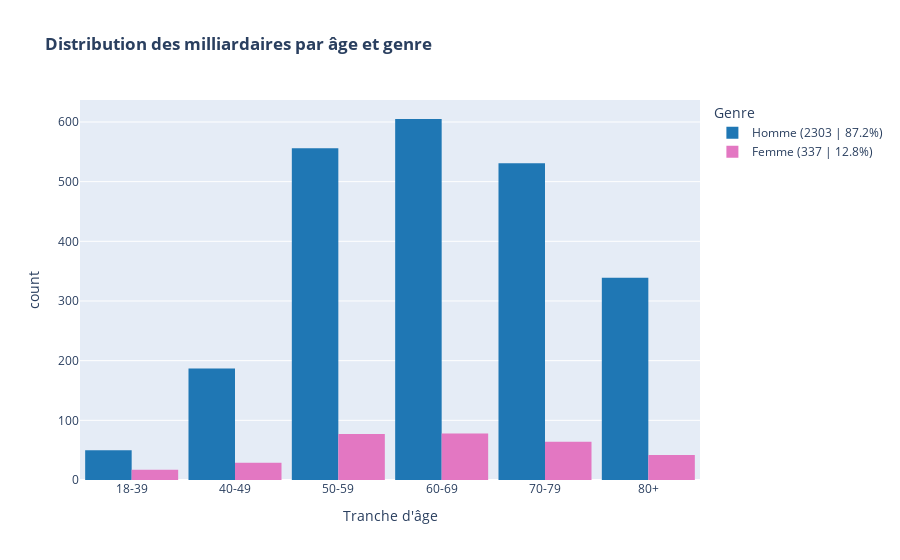

Notebook cell for this chart:
### Code cell
# Distribution des milliardaires par âge et genre

counts = df_viz['Genre'].value_counts()
total = len(df_viz)

legend_labels = {
    Genre: f"{Genre} ({counts[Genre]} | {counts[Genre]/total:.1%})"
    for Genre in counts.index
}

fig_age = px.histogram(
    df_viz,
    x="Tranche d'âge",
    color="Genre",
    barmode="group",
    title="<b>Distribution des milliardaires par âge et genre<b>",
    labels={"count": "Nombre de milliardaires"},
    color_discrete_map={"Homme": "#1f77b4", "Femme": "#e377c2"},
    category_orders={"Tranche d'âge": labels}
)

fig_age.for_each_trace(lambda t: t.update(name=legend_labels[t.name]))
fig_age.update_layout(bargap=0.1)
fig_age.show()

median_age_h = df_viz[df_viz['Genre'] == 'Homme']['Âge'].median()
median_age_f = df_viz[df_viz['Genre'] == 'Femme']['Âge'].median()
print(f"Âge médian des milliardaires hommes : {median_age_h} ans")
print(f"Âge médian des milliardaires femmes : {median_age_f} ans")

### Figure 1 — Plotly figure (JSON) as saved in the notebook; plotly's stock layout.template omitted (floating-point values rounded to 4 significant figures; data arrays with more than 128 entries replaced by an {"elided": "..."} marker saying what was removed)
{"data": [{"alignmentgroup": "True", "bingroup": "x", "hovertemplate": "Genre=Homme<br>Tranche d'âge=%{x}<br>count=%{y}<extra></extra>", "legendgroup": "Homme", "marker": {"color": "#1f77b4", "pattern": {"shape": ""}}, "name": "Homme (2303 | 87.2%)", "offsetgroup": "Homme", "orientation": "v", "showlegend": true, "type": "histogram", "x": {"elided": "2303 str values"}, "xaxis": "x", "yaxis": "y"}, {"alignmentgroup": "True", "bingroup": "x", "hovertemplate": "Genre=Femme<br>Tranche d'âge=%{x}<br>count=%{y}<extra></extra>", "legendgroup": "Femme", "marker": {"color": "#e377c2", "pattern": {"shape": ""}}, "name": "Femme (337 | 12.8%)", "offsetgroup": "Femme", "orientation": "v", "showlegend": true, "type": "histogram", "x": {"elided": "337 str values"}, "xaxis": "x", "yaxis": "y"}], "layout": {"bargap": 0.1, "barmode": "group", "legend": {"title": {"text": "Genre"}, "tracegroupgap": 0}, "title": {"text": "<b>Distribution des milliardaires par âge et genre<b>"}, "xaxis": {"anchor": "y", "categoryarray": ["18-39", "40-49", "50-59", "60-69", "70-79", "80+"], "categoryorder": "array", "domain": [0, 1], "title": {"text": "Tranche d'âge"}}, "yaxis": {"anchor": "x", "domain": [0, 1], "title": {"text": "count"}}}}
